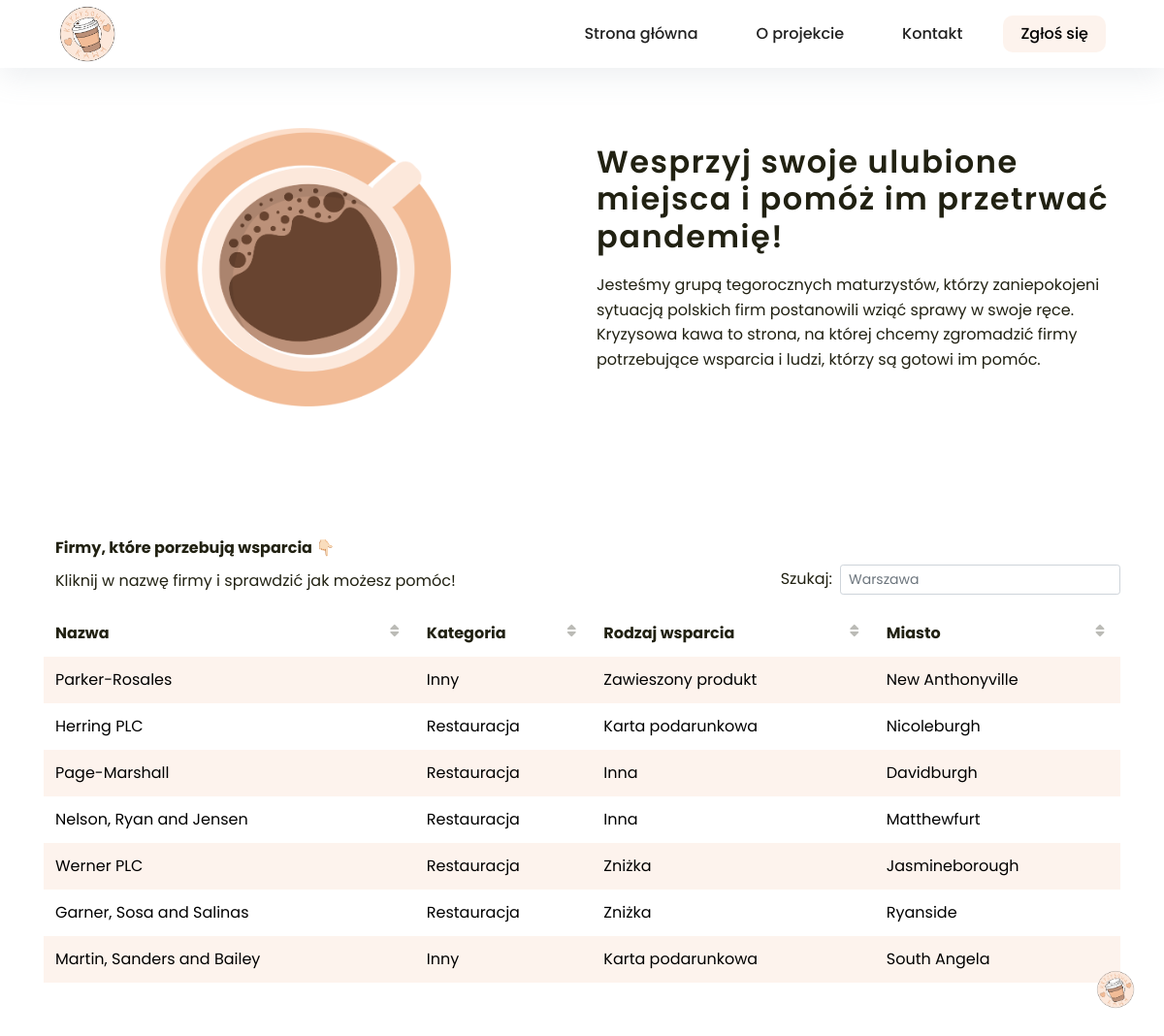
The page / on the database its author committed.
### project_application/models.py (models this page shows, shortened)
class Business(models.Model):
    class Meta():
        verbose_name_plural = "Businesses"
    name = models.CharField("Nazwa",max_length = 264, unique = True)
    AVAILABLE_TYPES = (
        ('Kawiarnia', 'Kawiarnia'),
        ('Restauracja', 'Restauracja'),
        ('Cukiernia', 'Cukiernia'),
        ('Bar', 'Bar'),
        ('Lokalny biznes', 'Lokalny biznes'),
        ('Księgarnia', 'Księgarnia'),
        ('Sklep z ubraniami', 'Sklep z ubraniami'),
        ('Sklep plastyczny', 'Sklep plastyczny'),
        ('Zoo', 'Zoo'),
        ('Sklep dla zwierząt', 'Sklep dla zwierząt'),
        ('Piekarnia', 'Piekarnia'),
        ('Sklep krawiecki', 'Sklep krawiecki'),
        ('Bazar', 'Bazar'),
        ('Garmażeria', 'Garmażeria'),
        ('Bar mleczny', 'Bar mleczny'),
        ('Salon', 'Salon'),
        ('Kino', 'Kino'),
        ('Klub', 'Klub'),
        ('Teatr', 'Teatr'),
        ('Sklep odzieżowy (Moda)', 'Sklep odzieżowy (Moda)'),
        ('Inny', 'Inny'),
    )
    type = models.CharField("Kategoria",max_length = 264, choices = AVAILABLE_TYPES)
    AVAILABLE_FORMS = (
        ('Zbiórka', 'Zbiórka'),
        ('Voucher', 'Voucher'),
        ('Zajęcia', 'Zajęcia (kulinarne, rzemieślnicze...)'),
        ('Karta podarunkowa', 'Karta podarunkowa'),
        ('Wynajęcie food trucka', 'Wynajęcie food trucka'),
        ('Bony rabatowe', 'Bony rabatowe (zniżka)'),
        ('Zawieszony produkt', 'Zawieszony produkt (do odebrania po otwarciu)'),
        ('Zakupy online', 'Zakupy online'),
        ('Inna', 'Inna'),
    )
    form = models.CharField("Rodzaj wsparcia",max_length = 264, choices = AVAILABLE_FORMS)
    url = models.URLField("URL",max_length=200)
    city = models.CharField("Miasto",max_length = 264)
    update_date = models.DateTimeField(auto_now=True)
    check = models.BooleanField(default=False)

### project_application/views.py (the view)
# urls.py: path('', views.main, name = 'main'),
def main(request):
    businesses_list = Business.objects.order_by('?')
    businesses_dict = {'businesses':businesses_list}
    return render(request, "project_application/main.html",context=businesses_dict)

### public/templates/project_application/main.html
<!DOCTYPE html>
{% extends "project_application/base.html" %}
{% load static %}
{% block body_block %}
<div class="full-height" style="margin: 5vh 0px;">
  <div class="container">
    <div class="row" style="margin-bottom: 10vh;">
      <div class="col-md-6" style="text-align:center;">
        <img style="height: 79%; width: 70%; max-height: 300px; max-width: 300px; margin-top: 4vh; margin-bottom: 4vh;" src="{% static "project_application/images/project_application/kawiarenka.png" %}" alt="">
      </div>
      <div class="col-md-6">
        <h1 class="imp2-h1">Wesprzyj swoje ulubione miejsca i pomóż im przetrwać pandemię!</h1>
        <p class="addtext" style="text-align: left; line-height: 1.6;">
          Jesteśmy grupą tegorocznych maturzystów, którzy zaniepokojeni sytuacją polskich firm postanowili wziąć sprawy w swoje ręce. Kryzysowa kawa to strona, na której chcemy zgromadzić firmy potrzebujące wsparcia i ludzi, którzy są gotowi im
          pomóc.
        </p>
      </div>
    </div>
    <div class="row">
      <div class="col-md-12">
        {% if businesses %}
        <table id="dtBasicExample" class="table  table-striped " cellspacing="0" width="100%">
          <thead>
            <tr>
              <th class="th-sm" scope="col">Nazwa</th>
              <th class="th-sm" scope="col">Kategoria</th>
              <th class="hideseek1 th-sm" scope="col">Rodzaj wsparcia</th>
              <th class="hideseek3 th-sm" scope="col">Miasto</th>
            </tr>
          </thead>
          <tbody>
            {% for business in businesses %}
            {% if business.check %}
            <tr>
              <td><a href="{{ business.url }}">{{business.name}}</a></td>
              <td><a href="{{ business.url }}">{{business.type}}</a></td>
              <td class="hideseek1"><a href="{{ business.url }}">{{business.form}}</a></td>
              <td class="hideseek3"><a href="{{ business.url }}">{{business.city}}</a></td>
            </tr>
            {% endif %}
            {% endfor %}
          </tbody>
        </table>
        {% endif %}
      </div>
    </div>
  </div>
</div>
{% endblock %}

### public/static/project_application/css/style.css (style rules this page uses)
table.dataTable thead .sorting:after, table.dataTable thead .sorting:before, table.dataTable thead .sorting_asc:after, table.dataTable thead .sorting_asc:before, table.dataTable thead .sorting_asc_disabled:after, table.dataTable thead .sorting_asc_disabled:before, table.dataTable thead .sorting_desc:after, table.dataTable thead .sorting_desc:before, table.dataTable thead .sorting_desc_disabled:after, table.dataTable thead .sorting_desc_disabled:before { bottom: .5em; }
html { overflow-y: scroll !important; }
.imp2-h1 { letter-spacing: 1.5px !important; padding-top: 6vh; line-height: 1.2; font-size: xx-large; font-weight: 600 !important; text-align: left; }
.table-striped tbody tr:nth-of-type(odd) { background-color: rgba(252, 232, 219, 0.5) !important; }
td a { color: black !important; text-decoration: none !important; }
.table td { padding: 0 !important; border-top: 0 !important; }
.table th { border-top: 0 !important }
.table thead th { border-bottom: 0 !important; }
table.dataTable thead .sorting { padding: .75rem !important; }
td a { display: block !important; padding: .75rem; }
body { font-family: 'Poppins', sans-serif; font-size: 16px; line-height: 24px; font-weight: 400; color: #212112; height: 100%; }
.full-height { margin-top: 100px; }
h1 { font-size: 48px; line-height: 1.2; font-weight: 700; color: #212112; text-align: center; }
p { text-align: center; margin: 0; padding-top: 10px; opacity: 1; transform: translate(0); transition: all 300ms linear; transition-delay: 1700ms; }

### rows shown on the page
Business: name "Parker-Rosales", type "Inny", form "Zawieszony produkt", city "New Anthonyville"
Business: name "Herring PLC", type "Restauracja", form "Karta podarunkowa", city "Nicoleburgh"
Business: name "Page-Marshall", type "Restauracja", form "Inna", city "Davidburgh"
Business: name "Nelson, Ryan and Jensen", type "Restauracja", form "Inna", city "Matthewfurt"
Business: name "Werner PLC", type "Restauracja", form "Zniżka", city "Jasmineborough"
Business: name "Garner, Sosa and Salinas", type "Restauracja", form "Zniżka", city "Ryanside"
Business: name "Martin, Sanders and Bailey", type "Inny", form "Karta podarunkowa", city "South Angela"
